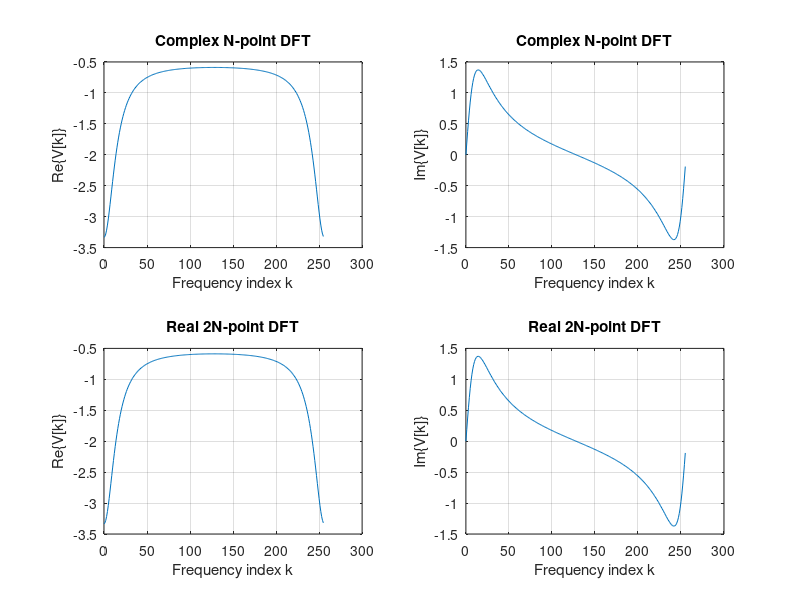

Here is the MATLAB script that generated this plot:
% Q3_25
% Use a single N-point complex-valued DFT to compute the 2N-point
% DFT of a 2N-point real-valued sequence.
%
clf;
%Initialize constants
N = 128; % length of the complex-valued DFT
TwoN = 2*N; % length of the real-valued sequence
W2N = exp(-i*pi/N);
k = [0:TwoN-1];
% create 2N-point signal v[n]
v = (-0.7.^k);
% create two N-point signals
g = downsample(v,2); % g[n] = v[2n]
h = downsample(v,2,1); % h[n] = v[2n+1]
% N-point complex-valued composite signal x[n]
x = g + i*h;
% Use one N-point complex DFT to compute simultaneously
% G[k] and H[k] as in Q3.24.
XF = fft(x); % N-point complex DFT of x[n]
% DFT's G[k] and H[k] derived from composite DFT X[k]
XFstar = conj(XF);
XFstarmod = [XFstar(1) fliplr(XFstar(2:N))];
GF = 0.5*(XF + XFstarmod);
HF = -i*0.5*(XF - XFstarmod);
% 2N-point DFT V[k]
VF = [GF GF] + (W2N.^k).*[HF HF];
% For Comparison, compute directly the 2N-point DFT V[k]
VF2 = fft(v);
% Print Sanity Check
abs(max(VF-VF2))
% plot real and imag parts of V[k] computed by complex N-point DFT
subplot(2,2,1);
plot(k,real(VF));grid;
title('Complex N-point DFT');
xlabel('Frequency index k');
ylabel('Re\{V[k]\}');
subplot(2,2,2);
plot(k,imag(VF));grid;
title('Complex N-point DFT');
xlabel('Frequency index k');
ylabel('Im\{V[k]\}');
% plot real and imag parts of V[k] computed by 2N-point DFT
subplot(2,2,3);
plot(k,real(VF2));grid;
title('Real 2N-point DFT');
xlabel('Frequency index k');
ylabel('Re\{V[k]\}');
subplot(2,2,4);
plot(k,imag(VF2));grid;
title('Real 2N-point DFT');
xlabel('Frequency index k');
ylabel('Im\{V[k]\}');